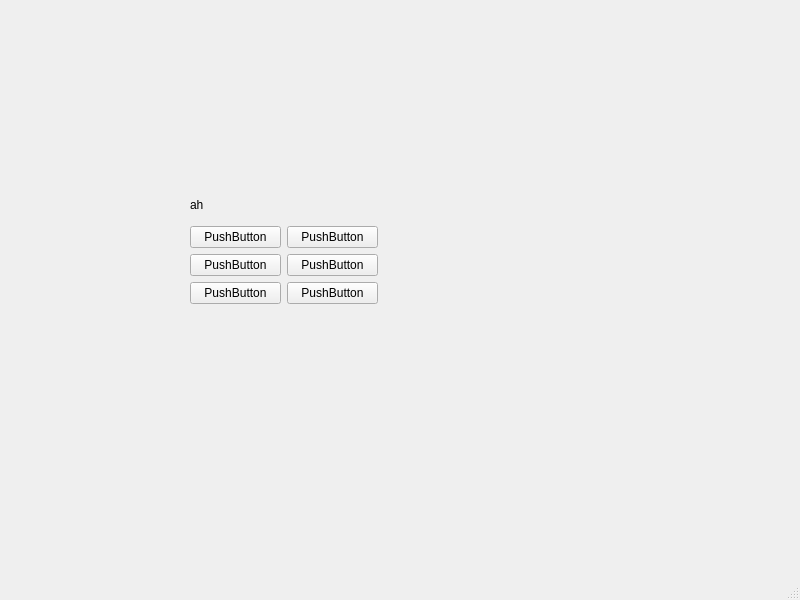
<?xml version="1.0" encoding="UTF-8"?>
<ui version="4.0">
 <class>MainWindow</class>
 <widget class="QMainWindow" name="MainWindow">
  <property name="geometry">
   <rect>
    <x>0</x>
    <y>0</y>
    <width>800</width>
    <height>600</height>
   </rect>
  </property>
  <property name="windowTitle">
   <string>MainWindow</string>
  </property>
  <widget class="QWidget" name="centralwidget">
   <widget class="QWidget" name="">
    <property name="geometry">
     <rect>
      <x>190</x>
      <y>190</y>
      <width>188</width>
      <height>114</height>
     </rect>
    </property>
    <layout class="QVBoxLayout" name="verticalLayout">
     <item>
      <widget class="QLabel" name="label">
       <property name="text">
        <string>ah</string>
       </property>
      </widget>
     </item>
     <item>
      <layout class="QGridLayout" name="gridLayout">
       <item row="0" column="0">
        <widget class="QPushButton" name="pushButton">
         <property name="text">
          <string>PushButton</string>
         </property>
        </widget>
       </item>
       <item row="0" column="1">
        <widget class="QPushButton" name="pushButton_4">
         <property name="text">
          <string>PushButton</string>
         </property>
        </widget>
       </item>
       <item row="1" column="0">
        <widget class="QPushButton" name="pushButton_2">
         <property name="text">
          <string>PushButton</string>
         </property>
        </widget>
       </item>
       <item row="1" column="1">
        <widget class="QPushButton" name="pushButton_3">
         <property name="text">
          <string>PushButton</string>
         </property>
        </widget>
       </item>
       <item row="2" column="0">
        <widget class="QPushButton" name="pushButton_5">
         <property name="text">
          <string>PushButton</string>
         </property>
        </widget>
       </item>
       <item row="2" column="1">
        <widget class="QPushButton" name="pushButton_6">
         <property name="text">
          <string>PushButton</string>
         </property>
        </widget>
       </item>
      </layout>
     </item>
    </layout>
   </widget>
  </widget>
  <widget class="QMenuBar" name="menubar">
   <property name="geometry">
    <rect>
     <x>0</x>
     <y>0</y>
     <width>800</width>
     <height>22</height>
    </rect>
   </property>
  </widget>
  <widget class="QStatusBar" name="statusbar"/>
 </widget>
 <resources/>
 <connections/>
</ui>
